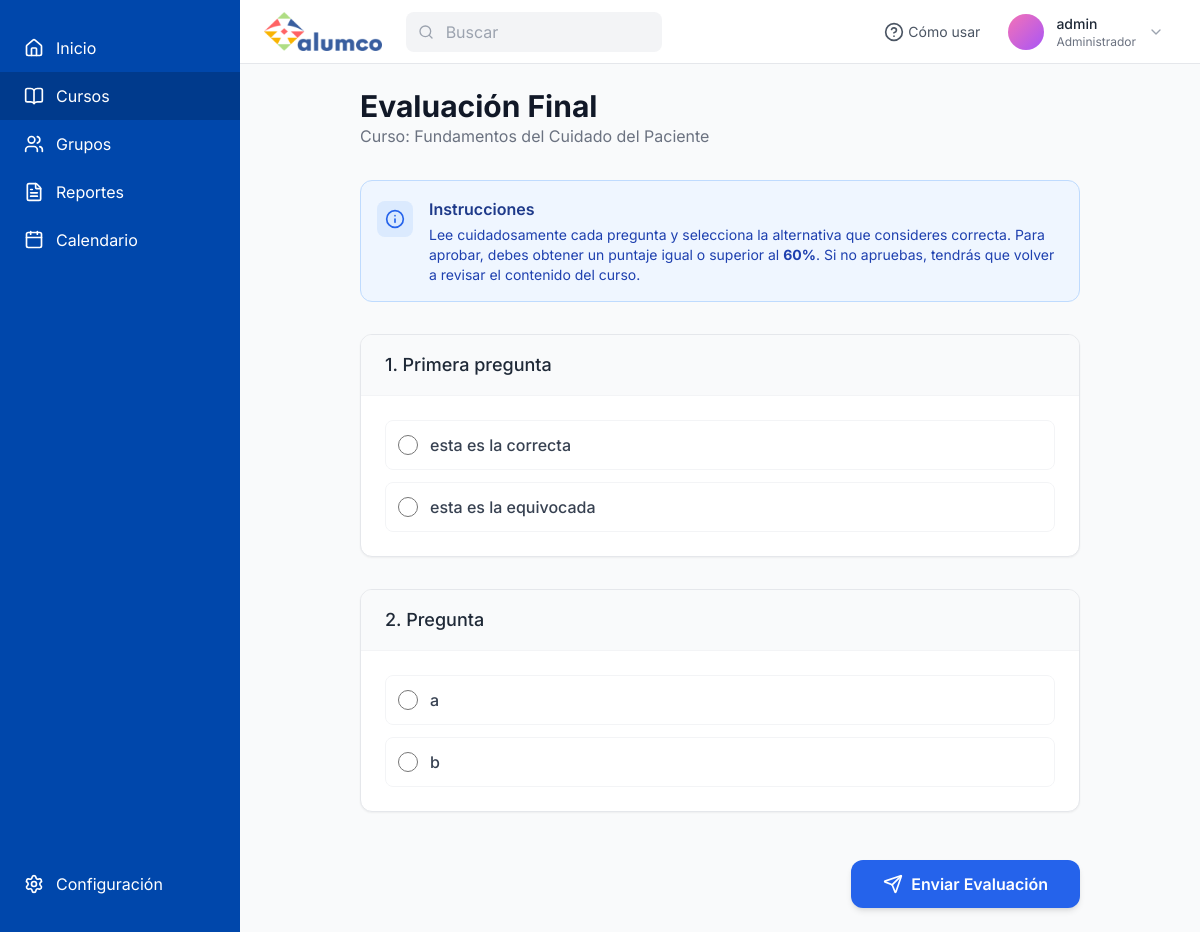
/course/1/take-test/ (signed in), run on the app's committed database.
### lms/models.py (models this page shows, shortened)
class Test(models.Model):
    course = models.OneToOneField(Course, on_delete=models.CASCADE, related_name='test', null=True, blank=True)
    title = models.CharField(max_length=200, default="Evaluación Final")
    passing_score = models.PositiveIntegerField(default=70, help_text="Porcentaje mínimo para aprobar")

class Course(models.Model):
    title = models.CharField(max_length=200, verbose_name="Título del Curso")
    code = models.CharField(max_length=50, unique=True, verbose_name="Código (ej. ELD 101)")
    description = models.TextField(verbose_name="Descripción", blank=True)
    image = models.ImageField(upload_to='course_images/', blank=True, null=True, verbose_name="Imagen de Portada")
    image_url = models.URLField(max_length=500, blank=True, null=True, verbose_name="URL de Imagen Externa")
    assigned_work_areas = models.ManyToManyField(WorkArea, blank=True, related_name="assigned_courses", verbose_name="Áreas de Trabajo Asignadas")
    created_at = models.DateTimeField(auto_now_add=True)

class Question(models.Model):
    test = models.ForeignKey(Test, on_delete=models.CASCADE, related_name='questions')
    text = models.TextField(verbose_name="Pregunta")

class Answer(models.Model):
    question = models.ForeignKey(Question, on_delete=models.CASCADE, related_name='answers')
    text = models.CharField(max_length=255, verbose_name="Respuesta")
    is_correct = models.BooleanField(default=False, verbose_name="Es correcta")

### lms/views.py (the view, shortened to what this page needs)
# urls.py: path('course/<int:course_id>/take-test/', views.take_test_view, name='take_test'),
@login_required
def take_test_view(request, course_id):
    course = get_object_or_404(Course, id=course_id)
    test = getattr(course, 'test', None)
    if not test:
        return redirect('course_detail', course_id=course.id)
    total_content = Content.objects.filter(module__course=course).count()
    completed_content = ContentProgress.objects.filter(user=request.user, content__module__course=course, is_completed=True).count()
    if total_content > 0 and completed_content < total_content:
        return redirect('course_detail', course_id=course.id)
    context = {
        'course': course,
        'test': test,
        'questions': test.questions.prefetch_related('answers').all(),
        'active_menu': 'courses'
    }
    return render(request, 'lms/test_take.html', context)

### lms/templatetags/lms_extras.py (called while the page is built)
@register.filter(name='has_group')
def has_group(user, group_name):
    try:
        group = Group.objects.get(name=group_name)
    except Group.DoesNotExist:
        return False
    return group in user.groups.all()

### lms/templates/lms/test_take.html (shortened to what this page needs)
{% extends 'lms/base_dashboard.html' %}
{% block dashboard_content %}
<main class="flex-1 p-6 w-full max-w-3xl mx-auto">
    <div class="mb-8">
        <h1 class="text-3xl font-bold text-gray-900">{{ test.title }}</h1>
        <p class="text-gray-500">Curso: {{ course.title }}</p>
    </div>
    <div class="bg-blue-50 border border-blue-200 rounded-xl p-4 mb-8 flex items-start gap-4">
        <div class="bg-blue-100 text-blue-600 rounded-lg p-2 mt-1">
            <i data-lucide="info" class="w-5 h-5"></i>
        </div>
        <div>
            <h3 class="font-semibold text-blue-900">Instrucciones</h3>
            <p class="text-sm text-blue-800 mt-1">
                Lee cuidadosamente cada pregunta y selecciona la alternativa que consideres correcta. Para aprobar, debes obtener un puntaje igual o superior al <strong>{{ test.passing_score }}%</strong>.
                Si no apruebas, tendrás que volver a revisar el contenido del curso.
            </p>
        </div>
    </div>
    <form method="post" class="space-y-8">
        {% for question in questions %}
        <div class="bg-white rounded-xl shadow-sm border border-gray-200 overflow-hidden">
            <div class="bg-gray-50 px-6 py-4 border-b border-gray-100">
                <h3 class="font-medium text-gray-800 text-lg">{{ forloop.counter }}. {{ question.text }}</h3>
            </div>
            <div class="p-6 space-y-3">
                {% for answer in question.answers.all %}
                <label class="flex items-center gap-3 p-3 rounded-lg border border-gray-100 hover:bg-blue-50 cursor-pointer transition-colors group">
                    <input type="radio" name="question_{{ question.id }}" value="{{ answer.id }}" class="w-5 h-5 text-blue-600 border-gray-300 focus:ring-blue-500" required>
                    <span class="text-gray-700 font-medium group-hover:text-blue-900">{{ answer.text }}</span>
                </label>
                {% endfor %}
            </div>
        </div>
        {% empty %}
        <div class="text-center text-gray-500 py-10">
            Este examen no tiene preguntas registradas.
        </div>
        {% endfor %}
        {% if questions %}
        <div class="flex justify-end pt-4">
            <button type="submit" class="px-8 py-3 bg-blue-600 text-white font-semibold rounded-xl hover:bg-blue-700 shadow-md transition-colors flex items-center gap-2" onclick="return confirm('¿Estás seguro de enviar tus respuestas para calificación final?')">
                <i data-lucide="send" class="w-5 h-5"></i> Enviar Evaluación
            </button>
        </div>
        {% endif %}
    </form>
</main>
{% endblock %}

### lms/templates/lms/base_dashboard.html (shortened to what this page needs)
{% extends 'lms/base.html' %}
{% load lms_extras static %}
{% block content %}
<div class="w-60 bg-[#0047AB] h-screen fixed left-0 top-0 flex flex-col text-white">
    <div class="flex-1 py-6">
        <a href="{% url 'home' %}"
            class="w-full px-6 py-3 flex items-center gap-3 hover:bg-[#003A8C] transition-colors {% if active_menu == 'homepage' %}bg-[#003A8C]{% endif %}">
            <i data-lucide="home" class="w-5 h-5"></i>
            <span>Inicio</span>
        </a>
        <a href="{% url 'home' %}"
            class="w-full px-6 py-3 flex items-center gap-3 hover:bg-[#003A8C] transition-colors {% if active_menu == 'courses' %}bg-[#003A8C]{% endif %}">
            <i data-lucide="book-open" class="w-5 h-5"></i>
            <span>Cursos</span>
        </a>
        <a href="{% url 'groups' %}"
            class="w-full px-6 py-3 flex items-center gap-3 hover:bg-[#003A8C] transition-colors {% if active_menu == 'groups' %}bg-[#003A8C]{% endif %}">
            <i data-lucide="users" class="w-5 h-5"></i>
            <span>Grupos</span>
        </a>
        {% if request.user|has_group:"Administrador" or request.user|has_group:"Profesor" %}
        <a href="{% url 'reports' %}"
            class="w-full px-6 py-3 flex items-center gap-3 hover:bg-[#003A8C] transition-colors {% if active_menu == 'reports' %}bg-[#003A8C]{% endif %}">
            <i data-lucide="file-text" class="w-5 h-5"></i>
            <span>Reportes</span>
        </a>
        {% endif %}
        <a href="{% url 'calendar' %}"
            class="w-full px-6 py-3 flex items-center gap-3 hover:bg-[#003A8C] transition-colors {% if active_menu == 'calendar' %}bg-[#003A8C]{% endif %}">
            <i data-lucide="calendar" class="w-5 h-5"></i>
            <span>Calendario</span>
        </a>
    </div>
    <div class="pb-6">
        <a href="#" class="w-full px-6 py-3 flex items-center gap-3 hover:bg-[#003A8C] transition-colors">
            <i data-lucide="settings" class="w-5 h-5"></i>
            <span>Configuración</span>
        </a>
    </div>
</div>
<div
    class="h-16 bg-white border-b border-gray-200 fixed top-0 left-60 right-0 z-10 flex items-center justify-between px-6">
    <div class="flex items-center gap-6">
        <img src="{% static 'lms/img/logo.png' %}" alt="ALUMCO" style="max-height: 40px;">
        <div class="relative">
            <i data-lucide="search" class="w-4 h-4 absolute left-3 top-1/2 -translate-y-1/2 text-gray-400"></i>
            <input type="text" placeholder="Buscar"
                class="pl-10 pr-4 py-2 w-64 bg-gray-100 rounded-lg border-0 focus:outline-none focus:ring-2 focus:ring-blue-500" />
        </div>
    </div>
    <div class="flex items-center gap-4">
        <button class="text-gray-600 hover:text-gray-900 flex items-center gap-1">
            <i data-lucide="help-circle" class="w-5 h-5"></i>
            <span class="text-sm">Cómo usar</span>
        </button>
        <div class="relative" id="portal-menu-container">
            <button id="portal-menu-trigger" class="flex items-center gap-3 hover:bg-gray-50 px-3 py-2 rounded-lg">
                <div class="w-9 h-9 rounded-full bg-gradient-to-br from-pink-400 to-purple-500"></div>
                <div class="text-left">
                    <div class="text-sm font-medium">{{ request.user.username }}</div>
                    <div class="text-xs text-gray-500">{{ request.user.groups.first.name|default:"Usuario" }}</div>
                </div>
                <i data-lucide="chevron-down" class="w-4 h-4 text-gray-400"></i>
            </button>
        </div>
    </div>
</div>
<div class="ml-60 mt-16 flex">
    {% block dashboard_content %}
    {% endblock %}
</div>
{% endblock %}

### lms/templates/lms/base.html (style rules this page uses)
body { font-family: 'Inter', sans-serif; }

### data on the page
Test: title "Evaluación Final", passing_score "60"
Course: title "Fundamentos del Cuidado del Paciente"
Question: text "Primera pregunta"
Answer: text "esta es la correcta"
Answer: text "esta es la equivocada"
Question: text "Pregunta"
Answer: text "a"
Answer: text "b"

### other printed values
{{ request.user.username }} "admin"
{{ request.user.groups.first.name|default:"Usuario" }} "Administrador"
